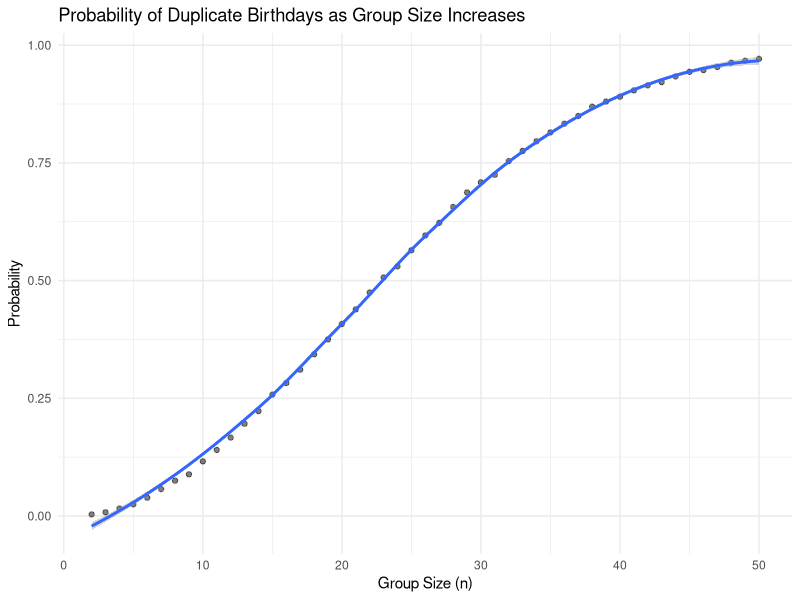

This chart was generated by the following R code: (Note: a time limit stopped this script after it produced the figure.)
## ---- chunk 1
library(tidyverse)
set.seed(123)

knitr::opts_chunk$set(
	echo = TRUE,
	warning = FALSE,
  fig.width = 6,
  fig.asp = .6,
  out.width = "90%"
)

theme_set(theme_minimal() + theme(legend.position = "bottom"))

options(
  ggplot2.continuous.colour = "viridis",
  ggplot2.continuous.fill = "viridis"
)

scale_colour_discrete = scale_colour_viridis_d
scale_fill_discrete = scale_fill_viridis_d
## ---- chunk 2
bday_sim = function(n) {

  bdays = sample(1:365, size = n, replace = TRUE)
  
  duplicate = length(unique(bdays)) < n

  return(duplicate)
}
## ---- chunk 3
sim_res = 
  expand_grid(
    n = 2:50,
    iter = 1:10000
  ) |> 
  mutate(res = map_lgl(n, bday_sim)) |> 
  group_by(n) |> 
  summarize(prob = mean(res))
## ---- chunk 4
sim_res |> 
  ggplot(aes(x = n, y = prob )) + 
  geom_point(alpha=0.5) +
  geom_smooth()+
  labs(
    x= "Group Size (n)",
    y= "Probability",
    title = "Probability of Duplicate Birthdays as Group Size Increases"
  )
## ---- chunk 5
# Set parameters

alpha <- 0.05

# Define t_test function  
t_test = function(mu) {
  
  sample_data = rnorm(30, mean = mu, sd = 5)
  
  t_stat = t.test(sample_data, mu = 0) |>
    broom::tidy() |>
    select(estimate, p.value)
  
  return(t_stat)
}
## ---- chunk 6
# Generate 5000 dataset for mu = 0
sim_result_mu0 = 
  tibble(
    mu = 0,
    iter = 1:5000
  ) |>
  mutate(
    estimate_df = map(mu, t_test)
  ) |> 
  unnest(estimate_df)
## ---- chunk 7
# Simulation for each mu(1-6) value and store results
sim_result_mu1_6 =
  expand_grid(
    mu = 1:6,
    iter = 1:5000 )|>
  mutate(
    estimate_df = map(mu, t_test)
  )|> 
  unnest(estimate_df)

# Combine the two datasets
sim_result_df = bind_rows(sim_result_mu0, sim_result_mu1_6)
## ---- chunk 8
sim_result_df |>
  group_by(mu) |>
  summarize(
    power = mean(p.value < alpha), .groups = 'drop')|>
  ggplot( aes(x = mu, y = power)) +
    geom_line() +
    geom_point() +
    labs(
      title = "Power of the t-Test ",
      x = "True Value of μ",
      y = "Power (proportion of times the null was rejected)"
    ) +
    theme_minimal()
## ---- chunk 9
sim_result_df |>
  group_by(mu) |>
  summarize(
    avg_mu = mean(estimate), .groups = 'drop')|>
  ggplot( aes(x = mu, y = avg_mu) )+
  geom_line() +
  geom_point() +
  labs(
      title = "Average Estimate of Sample Mean (μ̂) vs True Value of Population Mean (μ)",
      x = "True Value of μ",
      y = "Average Estimate of μ̂"
    ) +
    theme_minimal()
## ---- chunk 10
sim_result_df |>
  group_by(mu) |>
  summarize(
    avg_mu_hat = mean(estimate),  
    avg_mu_hat_rejected = mean(estimate[p.value < 0.05]),  
    .groups = 'drop'
  ) |>
  ggplot(aes(x = mu)) +
  geom_line(aes(y = avg_mu_hat, color = "All Samples"), linetype = "solid") +
  geom_point(aes(y = avg_mu_hat, color = "All Samples")) +
  geom_line(aes(y = avg_mu_hat_rejected, color = "Null Rejected Samples"), linetype = "solid") +
  geom_point(aes(y = avg_mu_hat_rejected, color = "Null Rejected Samples")) +
  labs(
    title = "Average Estimate of Sample Mean (μ̂) vs True Value of Population Mean (μ)",
    x = "True Value of μ", y = "Average Estimate of μ̂", color = "Sample Type" ) +
  theme_minimal()
## ---- chunk 11
